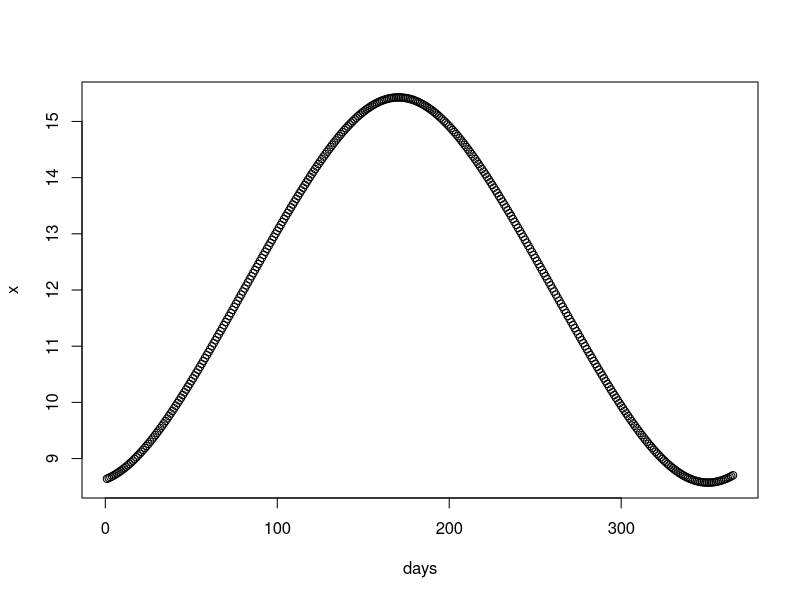
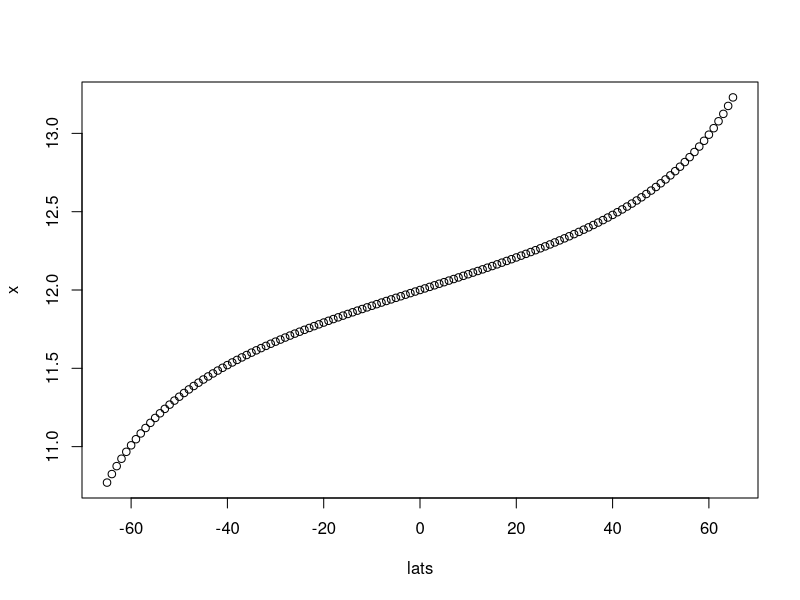

Source code (R) for these figures, in order:
## ---- chunk 1
p = readline("enter # from 1 to 10")
print(p)
## ---- chunk 2
p = readline("enter # from 1 to 10: ")
print(p)
## ---- chunk 3
p = as.numeric(readline("enter # from 1 to 10: "))
print(p)
## ---- chunk 4
#calculates daylight hours for given latitude and yearday
daylighthrs = function(lat,yearday) {
  
  	phir = lat*pi/180 #degree  #-> radians
  	delta = 0.4093*sin(pi/180*yearday-1.405) #solar declination
  	omegas = acos(-tan(phir)*tan(delta)) #sunset hour angle
  	nhours = 24*omegas/pi #hours in day
  	return(nhours)
}

## ---- chunk 5
x = daylighthrs(45,200)
print(x)
## ---- chunk 6
days = 1:365
x = daylighthrs(45,days)
plot(days,x)
## ---- chunk 7
lats = -65:65
day = 250
x = daylighthrs(lats,day)
plot(lats,x)
## ---- chunk 8
lats = -65:65
days = 1:365
mx = daylighthrs(lats,days)
dim(mx)
